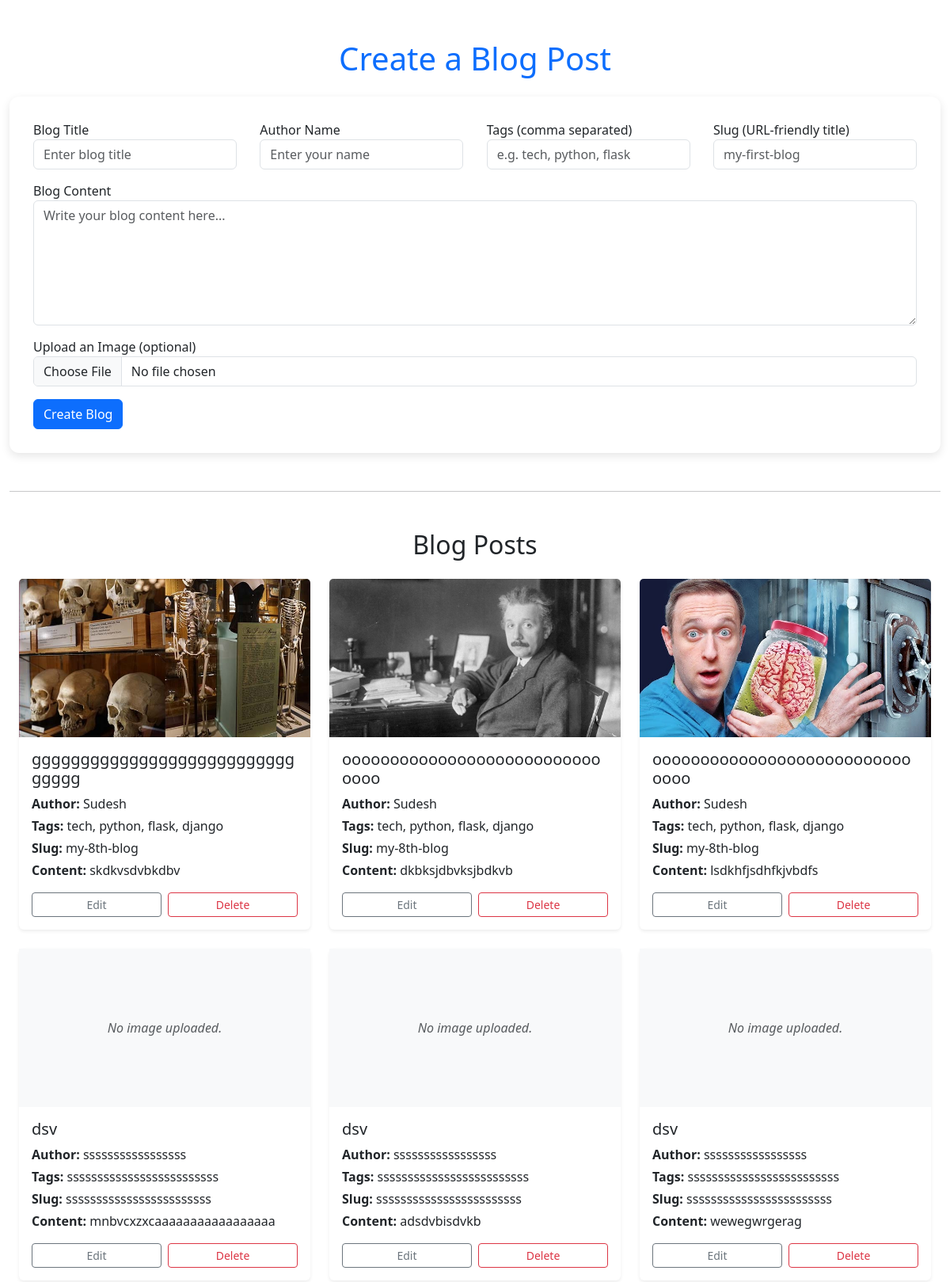
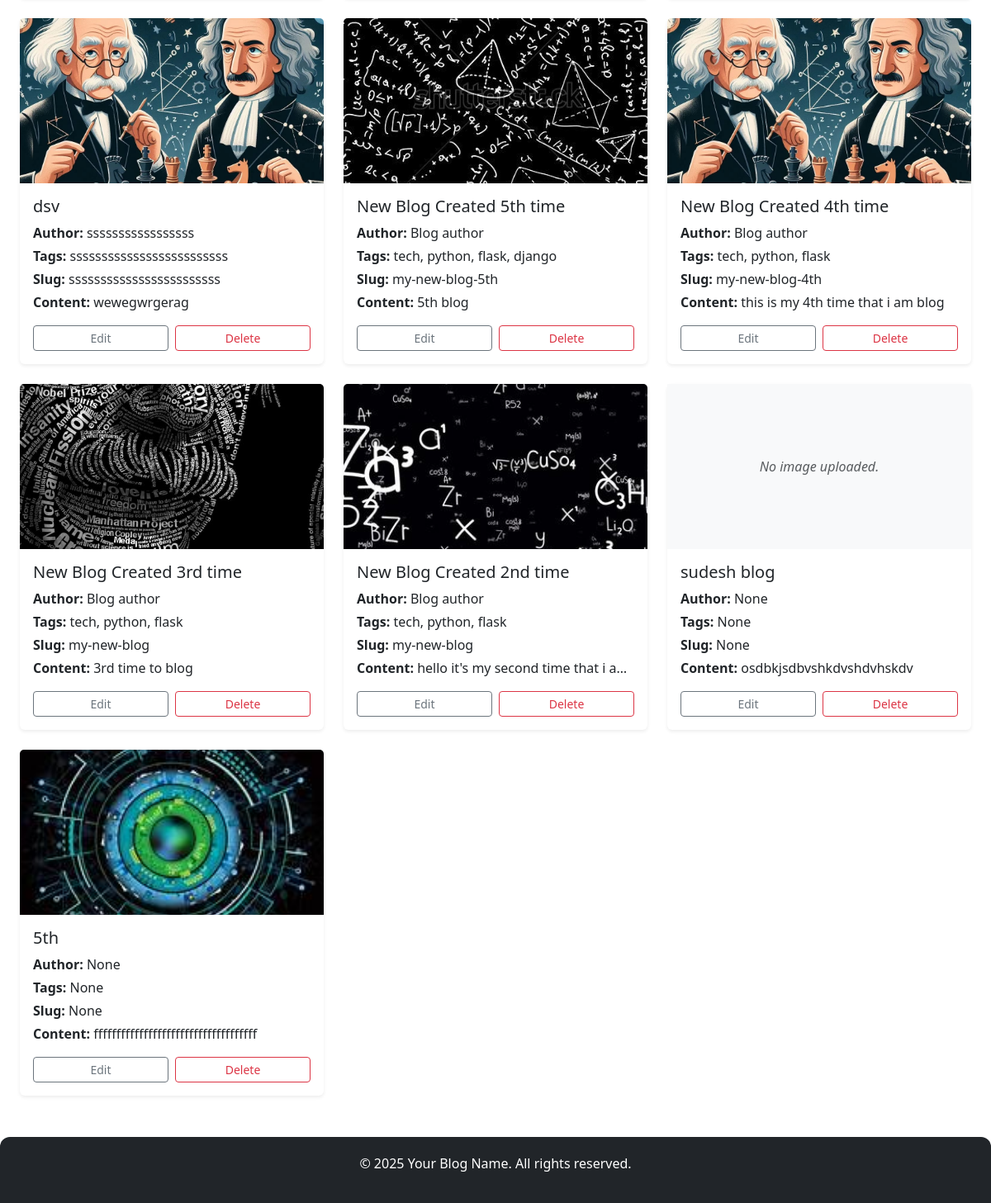
Page /blog on the committed database (2 pictures, top to bottom).
### app/models.py (models this page shows, shortened)
class Blog(db.Model):
    id = db.Column(db.Integer, primary_key=True)
    title = db.Column(db.String(200), nullable=False)
    slug = db.Column(db.String(255), nullable=True)
    author = db.Column(db.String(100))
    tags = db.Column(db.String(200), nullable=True)
    content = db.Column(db.Text, nullable=False)
    image = db.Column(db.String(255), nullable=True)
    created_on = db.Column(db.DateTime, default=datetime.utcnow)
    updated_on = db.Column(
        db.DateTime, default=datetime.utcnow, onupdate=datetime.utcnow
    )

### app/routes/temp_routes.py (the view)
@main.route("/blog")
def blog():
    blogdata = Blog.query.order_by(Blog.id.desc()).all()
    return render_template("blog.html", blogdata=blogdata)

### app/templates/blog.html (shortened to what this page needs)
{% extends "main.html" %}
{% block blog %}
<div class="container">
    <h1 class="mb-4 text-center text-primary">{% if blog %}Edit{% else %}Create{% endif %} a Blog Post</h1>
    <form class="blog-form" action="{% if blog %}/blog/update/{{ blog.id }}{% else %}/blog/create{% endif %}" method="POST" enctype="multipart/form-data">
        <div class="d-flex justify-content-between">
            <div class="form-group">
                <label for="title">Blog Title</label>
                <input type="text" class="form-control" name="title" value="{{ blog.title if blog else '' }}" id="title" placeholder="Enter blog title" required>
            </div>
            <div class="form-group">
                <label for="author">Author Name</label>
                <input type="text" class="form-control" name="author" value="{{ blog.author if blog else '' }}" id="author" placeholder="Enter your name" required>
            </div>
            <div class="form-group">
                <label for="tags">Tags (comma separated)</label>
                <input type="text" class="form-control" name="tags" value="{{ blog.tags if blog else '' }}" id="tags" placeholder="e.g. tech, python, flask" required>
            </div>
            <div class="form-group">
                <label for="slug">Slug (URL-friendly title)</label>
                <input type="text" class="form-control" name="slug" id="slug" value="{{ blog.slug if blog else '' }}" placeholder="my-first-blog" required>
            </div>
        </div>
        <div class="form-group">
            <label for="content">Blog Content</label>
            <textarea class="form-control" name="content" id="content" rows="6" placeholder="Write your blog content here..." required>{{ blog.content if blog else '' }}</textarea>
        </div>
        <div class="form-group mb-3">
            <label for="image">Upload an Image (optional)</label>
            <input type="file" class="form-control" name="image" id="image" accept="image/*">
        </div>
        <div class="d-flex gap-2">
            {% if blog %}
            <button type="submit" formaction="/blog/update/{{ blog.id }}" class="btn btn-warning">Update Blog Post</button>
            {% else %}
            <button type="submit" class="btn btn-primary">Create Blog</button>
            {% endif %}
        </div>
    </form>
    <hr class="my-5">
    <h2 class="mb-4 text-center">Blog Posts</h2>
    <div class="container my-4">
        <div class="row row-cols-1 row-cols-md-2 row-cols-lg-3 g-4">
            {% for blog in blogdata %}
            <div class="col">
                <div class="card h-100 shadow-sm border-0">
                    {% if blog.image %}
                    <img src="{{ url_for('uploaded_file', filename=blog.image) }}" class="card-img-top object-fit-cover" alt="Blog Image" style="height: 200px;">
                    {% else %}
                    <div class="d-flex align-items-center justify-content-center bg-light" style="height: 200px;">
                        <span class="text-muted"><em>No image uploaded.</em></span>
                    </div>
                    {% endif %}
                    <div class="card-body d-flex flex-column">
                        <h5 class="card-title">{{ blog.title }}</h5>
                        <p class="mb-1"><strong>Author:</strong> {{ blog.author }}</p>
                        <p class="mb-1"><strong>Tags:</strong> {{ blog.tags }}</p>
                        <p class="mb-1"><strong>Slug:</strong> {{ blog.slug }}</p>
                        <p class="card-text text-truncate" title="{{ blog.content }}"><strong>Content:</strong> {{ blog.content }}</p>
                        <div class="mt-auto d-flex justify-content-between gap-2">
                            <a href="/blog/edit/{{ blog.id }}" class="btn btn-sm btn-outline-secondary w-100">Edit</a>
                            <button type="button" class="btn btn-sm btn-outline-danger w-100"
                                onclick="if (confirm('Are you sure you want to delete this blog post?')) { window.location.href='/blog/delete/{{ blog.id }}'; }">
                                Delete
                            </button>
                        </div>
                    </div>
                </div>
            </div>
            {% endfor %}
        </div>
    </div>
</div>
{% endblock %}

### app/static/main.css (style rules this page uses)
.container { max-width: 1360px; margin: 50px auto; }

### app/static/CSS/blog.css (style rules this page uses)
.blog-form { background-color: #fff; padding: 30px; border-radius: 12px; box-shadow: 0 4px 12px rgba(0, 0, 0, 0.1); }
.blog-form input, .blog-form textarea { margin-bottom: 15px; }

### rows in the picture
Blog: image (picture), title "gggggggggggggggggggggggggggggggg", author "Sudesh", tags "tech, python, flask, django", slug "my-8th-blog", content "skdkvsdvbkdbv"
Blog: image (picture), title "ooooooooooooooooooooooooooooooo", author "Sudesh", tags "tech, python, flask, django", slug "my-8th-blog", content "dkbksjdbvksjbdkvb"
Blog: image (picture), title "ooooooooooooooooooooooooooooooo", author "Sudesh", tags "tech, python, flask, django", slug "my-8th-blog", content "lsdkhfjsdhfkjvbdfs"
Blog: shows "No image uploaded.", title "dsv", author "sssssssssssssssss", tags "sssssssssssssssssssssssss", slug "ssssssssssssssssssssssss", content "mnbvcxzxcaaaaaaaaaaaaaaaaa"
Blog: shows "No image uploaded.", title "dsv", author "sssssssssssssssss", tags "sssssssssssssssssssssssss", slug "ssssssssssssssssssssssss", content "adsdvbisdvkb"
Blog: shows "No image uploaded.", title "dsv", author "sssssssssssssssss", tags "sssssssssssssssssssssssss", slug "ssssssssssssssssssssssss", content "wewegwrgerag"
Blog: image (picture), title "dsv", author "sssssssssssssssss", tags "sssssssssssssssssssssssss", slug "ssssssssssssssssssssssss", content "wewegwrgerag"
Blog: image (picture), title "New Blog Created 5th time", author "Blog author", tags "tech, python, flask, django", slug "my-new-blog-5th", content "5th blog"
Blog: image (picture), title "New Blog Created 4th time", author "Blog author", tags "tech, python, flask", slug "my-new-blog-4th", content "this is my 4th time that i am blog"
Blog: image (picture), title "New Blog Created 3rd time", author "Blog author", tags "tech, python, flask", slug "my-new-blog", content "3rd time to blog"
Blog: image (picture), title "New Blog Created 2nd time", author "Blog author", tags "tech, python, flask", slug "my-new-blog", content "hello it's my second time that i a…"
Blog: shows "No image uploaded.", title "sudesh blog", author "None", tags "None", slug "None", content "osdbkjsdbvshkdvshdvhskdv"
Blog: image (picture), title "5th", author "None", tags "None", slug "None", content "ffffffffffffffffffffffffffffffffffff"
